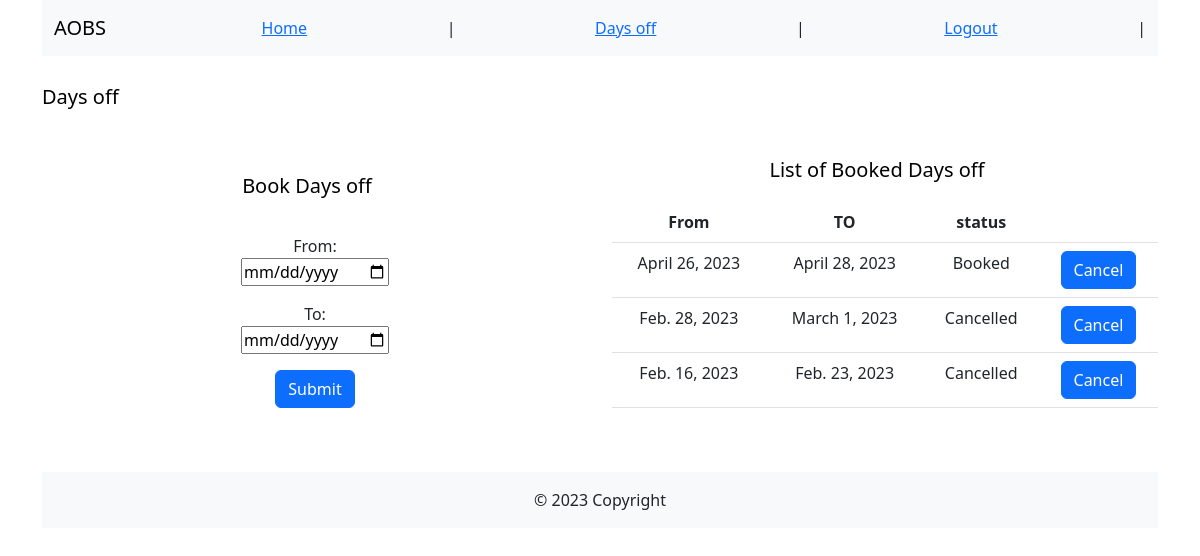
Before: /appointment/request_daysoff/ (signed in) with the older database file.
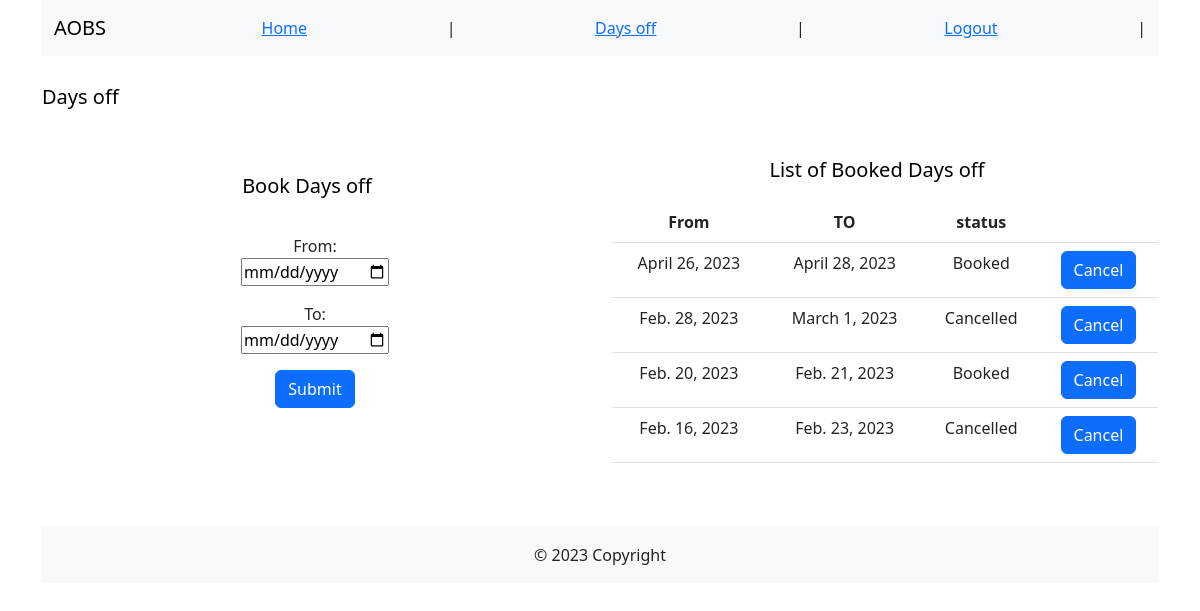
After: the same page with the newer database file.
### appointments_app/models.py (models this page shows, shortened)
class DaysOff(models.Model):
    doctor = models.ForeignKey(Doctor, on_delete=models.CASCADE)
    date_from = models.DateField(blank=False)
    date_till = models.DateField(blank=False)
    daysoff_status = models.ForeignKey(
        DaysOffStatus, on_delete=models.CASCADE, to_field='status', default='Booked')
    comment = models.CharField(max_length=256, blank=True)
    request_date = models.DateTimeField(default = timezone.now)#(default=timezone.now())#(blank=False, auto_now_add=True)
    class Meta:
        constraints = [models.UniqueConstraint(
            fields=['doctor', 'date_from', 'date_till'],
            name='unique_daysoff_record')]

class DaysOffStatus(models.Model):
    status = models.CharField(max_length=256, blank=False, unique=True)
    def __str__(self):
        return f'{self.status}'

### appointments_app/views.py (the view)
# urls.py: path('request_daysoff/', views.request_daysoff, name='request_daysoff'),
def request_daysoff(request):
    try:
        doctor = Doctor.objects.get(user=request.user)
    except Doctor.DoesNotExist:
        return HttpResponseNotFound("Error: current user is not a doctor -- access denied.")
    if request.method == 'POST':
        form = forms.RequestDaysOffForm(request.POST)
        if not form.is_valid():
            messages.error(request, "Error: " + f'{form.errors}')
            return HttpResponseRedirect(reverse("appointments_app:request_daysoff"))
        date_from = form.cleaned_data['date_from']
        date_till = form.cleaned_data['date_till']
        if date_from >= date_till:
            messages.error(
                request, "Error: the date From should be less than date To")
            return HttpResponseRedirect(reverse("users_app:home_page"))
        try:
            new_daysoff = form.save(commit=False)
            new_daysoff.doctor = doctor
            new_daysoff.save()
        except IntegrityError:
            messages.error(
                request, "Error: DB Integrity error - unable to create a daysoff record.")
            return HttpResponseRedirect(reverse("appointments_app:request_daysoff"))
        except Exception:
            messages.error(
                request, "Error: db internal error - unable to create a daysoff record.")
            return HttpResponseRedirect(reverse("appointments_app:request_daysoff"))
        messages.success(
            request, "Your days off have been successfully booked .")
        return HttpResponseRedirect(reverse("appointments_app:request_daysoff"))
    else:
        form = forms.RequestDaysOffForm()
    daysoff_list = models.DaysOff.objects.filter(
        doctor=doctor).order_by('-date_from')[:20]
    return render(request, 'request_daysoff.html', {'daysoff_form': form,
                                                    'daysoff_list': daysoff_list})

### appointments_app/forms.py
class RequestDaysOffForm(ModelForm):
    class Meta:
        model = DaysOff
        fields = ['date_from', 'date_till']

### appointments_app/templates/request_daysoff.html (shortened to what this page needs)
{% extends "./base.html" %}
{% block nav %}
{% include "./nav_doctor.html" %}
{% endblock %}
{% block content %}
<div class="row mt-3">
    <nav class="navbar navbar-light ">
        <div class="container-fluid">
            <span class="navbar-brand mb-1 h1">Days off</span>
        </div>
    </nav>
</div>
<div class="row mt-3">
    <div class="col  justify-content-center text-center">
        <div class="row mt-3">
            <nav class="navbar navbar-light ">
                <div class="container-fluid justify-content-center text-center">
                    <span class="navbar-brand mb-1 ">Book Days off</span>
                </div>
            </nav>
        </div>
        <form id="date_time_form" method="post">
            <p>
            <div class="form-group">
                <label for="date_from">From: </label> <br>
                <input type="date" id="date_from" name="date_from" required />
            </div>
            </p>
            <p>
            <div class="form-group">
                <label for="date_till">To: </label> <br>
                <input type="date" id="date_till" name="date_till" required />
            </div>
            </p>
            <button type="submit" class="btn btn-primary" onclick="return checkform();">Submit</button>
        </form>
    </div>
    <div class="col justify-content-center text-center">
        <nav class="navbar navbar-light ">
            <div class="container-fluid justify-content-center text-center">
                <span class="navbar-brand mb-1 ">List of Booked Days off</span>
            </div>
        </nav>
        <table class="table">
            <thead>
                <tr>
                    <th scope="col">From</th>
                    <th scope="col">TO</th>
                    <th scope="col">status</th>
                    <th scope="col"></th>
                </tr>
            </thead>
            <tbody>
                {% for dayoff in daysoff_list %}
                <tr>
                    <td>{{ dayoff.date_from }}</td>
                    <td>{{ dayoff.date_till }}</td>
                    <td>{{ dayoff.daysoff_status }}</td>
                    <td>
                        <button type="button" class="btn btn-primary"
                            onclick="onClick('{{ dayoff.pk }}', this)">Cancel</button>
                    </td>
                </tr>
                {% endfor %}
            </tbody>
        </table>
    </div>
</div>
{% endblock %}

Changed rows visible on the page:
added DaysOff: date_from "Feb. 20, 2023", date_till "Feb. 21, 2023", daysoff_status "Booked"
